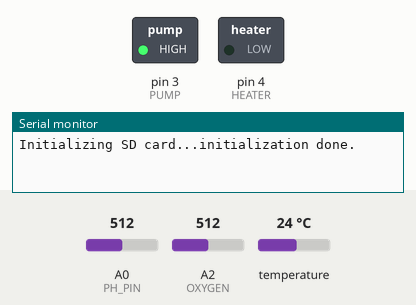
Simulated run of this sketch. Board: Arduino Uno, built with avr-gcc and run on an emulated ATmega328P. On the bench: switched loads named in the sketch (green lamp = pin HIGH), the last lines printed to the serial monitor. The test bench sets the inputs (shaded band); at power-on: A0 (PH_PIN) = 512, A2 (OXYGEN) = 512, temperature 24 °C. The local clock reads 2024-03-15 10:24:30 at power-on unless the sketch sets it; storage starts empty.

Above: at 0.4 s.
At 5.8 s:
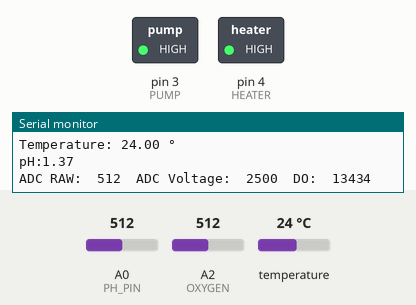
Timing chart, 0 to 15.4 s (numbered marks = the images above):
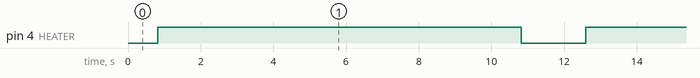

The sketch:

Lab_Adaptable_Bioreactor.ino
```cpp
//# Lab-Adaptable-Bioreactor
//By Mackenzie Sampson
//iGEM 2020 Calgary

//This code is for an automated airlift bioreactor.

//This code was designed with an airlift bioreactor that is capable of sensing dissolved Oxygen, pH, and Temperature.
//While also regulating temperature and dissolved oxygen with a heater and pump.

//Components list is as follows:

//Arduino Uno
//Geekstory Micro SD Card Module
//Alertseal 32Gb Micro SD Card
//Tongling 2-Channel Relay
//KeeYees LM2596 Step-Down Buck Converter
//12V 5A AC to DC Transformer
//Gikfun DS1820 Temperature Sensor
//Immersion Water Heater 1000 Watt
//Gravity: Analog pH Sensor Pro
//Gravity: Analog Dissolved O2 Sensor
//Ecoplus 728450 Air Pump 3000L/H

//Please refer to DFRobots website for more information regarding the Gravity:
//Analog pH Sensor Pro and the Gravity: Analog Dissolved O2 Sensor.
//
//
//Visit https://2020.igem.org/Team:Calgary/Bioreactor to learn more about this project
//
//
//Operation instructions
//
//
//pH meter calibraition - At about once per month, it is recommended that the pH meter be calibrated

    //Steps are as follows:
      //1. Input ENTER command in the serial monitor to enter the calibration mode.
      //
      //2. Input CAL commands in the serial monitor to start the calibration. The program will automatically
      //   identify which of the two standard buffer solutions is present: either 4.0 and 7.0 In this step, the
      //   standard buffer solution of 4.0 will be identified.
      //
      //3. After the calibration, input the EXIT command in the serial monitor to save the relevant parameters
      //   and exit the calibration mode. Note: Only after inputing EXIT command in the serial monitor can the
      //   relevant parameters be saved.

//Dissolved oxygen sensor calibration - for first time use or once a month, it must be calibrated and cap
//refilled with NAOH at this time

    //single point callibration - easier
      //1. Prepare the probe
      //
      //2. Wet the probe in pure water and shake off excess water drops
      //
      //3. Expose the probe to the air and maintain proper air flow (do not use a fan to blow)
      //
      //4. After the output voltage is stable, record the voltage, which is the saturated dissolved oxygen voltage
      //   at the current temperature

    //two-point callibration - more precise
      //1. Prepare two cups of purified water, put one cup in the refrigerator, and one cup to warm up
      //   (Do not exceed 40°C, otherwise the probe may be damaged.)
      //
      //2. Use one of the following methods to make saturated oxygen water.
      //    A: Use a stirrer or an eggbeater to continuously stir for 10 minutes to saturate the dissolved oxygen.
      //    B: Use an air pump to continuously inflate the water for 10 minutes to saturate the dissolved oxygen.
      //
      //3. Stop stirring or pumping, and put the probe after the bubbles disappear.
      //
      //4. After placing the probe, keep stirring slowly while avoiding any bubbles.
      //
      //5. After the output voltage stable, record the temperature and voltage.
      //
      //6. Perform the same operation on another glass of water. Measure and record the temperature and voltage.


#include <Arduino.h>

#include <SPI.h> //SPI communication between the arduino and the SD card
#include <SD.h> //SD card library
#include <EEPROM.h> //reading and writing to storage library

#include <Wire.h> //I2C communication between the arduino and the Real Time Clock library
#include <Sodaq_DS3231.h> //Real Time Clock library

#include <DallasTemperature.h> //temperature sensor library
#include <OneWire.h> //temperature sensor library by Jim Studt

#include <DFRobot_PH.h> //pH sensor library


//set up file for SD card
    File reactor_data;
    DateTime now;

//initialize time stamps
    int newHour = 0;
    int oldHour = 0;


///Arduino Pins
    #define PUMP 3 //Electrical outlet - attached to relay - Air pump
    #define HEATER 4 //Heating element attached to relay
    #define TEMPERATURE 6 //Temperature sensor
    #define SD_CARD 10 //CS
    #define OXYGEN A2 //Dissolved oxygen sensor -analog
    #define PH_PIN A0 // pH sensor - analog


//Temperature
    // Create a new instance of the oneWire class to communicate with any OneWire device:
    OneWire oneWire(TEMPERATURE);
    // Pass the oneWire reference to DallasTemperature library:
    DallasTemperature sensors(&oneWire);

    int temperature_c = 0;

//pH meter
    float voltage;
    float ph_value;
    DFRobot_PH pH;

//Dissolved oxygen sensor. Use this code if this is the first time using the sensor
    int dissolved_oxygen = 0;

    #define VREF 5000    //VREF (mv)
    #define ADC_RES 1024 //ADC Resolution

    //Single-point calibration Mode=0
    //Two-point calibration Mode=1
    #define TWO_POINT_CALIBRATION 0

    //Single point calibration needs to be filled CAL1_V and CAL1_T
    #define CAL1_V (1600) //mv
    #define CAL1_T (25)   //℃

    //Two-point calibration needs to be filled CAL2_V and CAL2_T
    //CAL1 High temperature point, CAL2 Low temperature point
    #define CAL2_V (1300) //mv
    #define CAL2_T (15)   //℃

    const uint16_t DO_Table[41] = {
        14460, 14220, 13820, 13440, 13090, 12740, 12420, 12110, 11810, 11530,
        11260, 11010, 10770, 10530, 10300, 10080, 9860, 9660, 9460, 9270,
        9080, 8900, 8730, 8570, 8410, 8250, 8110, 7960, 7820, 7690,
        7560, 7430, 7300, 7180, 7070, 6950, 6840, 6730, 6630, 6530, 6410};

    uint8_t Temperaturet;
    uint16_t ADC_Raw;
    uint16_t ADC_Voltage;
    uint16_t DO;

    int16_t readDO(uint32_t voltage_mv, uint8_t temperature_c)
    {
    #if TWO_POINT_CALIBRATION == 0
      uint16_t V_saturation = (uint32_t)CAL1_V + (uint32_t)35 * temperature_c - (uint32_t)CAL1_T * 35;
      return (voltage_mv * DO_Table[temperature_c] / V_saturation);
    #else
      uint16_t V_saturation = (int16_t)((int8_t)temperature_c - CAL2_T) * ((uint16_t)CAL1_V - CAL2_V) / ((uint8_t)CAL1_T - CAL2_T) + CAL2_V;
      return (voltage_mv * DO_Table[temperature_c] / V_saturation);
    #endif
    }

void setup() {

  Wire.begin();
  rtc.begin();
  Serial.begin(9600);
  sensors.begin(); //temperature sensor
  pH.begin();//pH sensor


//
//Set up pins
//
    pinMode(TEMPERATURE, INPUT_PULLUP);//The digital pin for the temperature sensor requires a resistor, this pulls one up from the board

    pinMode(PUMP, OUTPUT); //relay
    digitalWrite(PUMP, HIGH); //keeps pump on unless otherwise called

    pinMode(HEATER, OUTPUT); //relay
    digitalWrite(HEATER, LOW); //keeps heater off unless otherwise called


//
//Set up SD card
//
    Serial.print("Initializing SD card...");
    if (!SD.begin(SD_CARD)) {
    Serial.println("initialization failed!");
    while (1);
    }
    Serial.println("initialization done.");

    reactor_data = SD.open("Bioreactor_Data.txt", FILE_WRITE);

    now = rtc.now();
    oldHour = now.hour();

}

void loop() {

//
//Run temperature
//
    //Communicate with sensor to get reading
    sensors.requestTemperatures();
    //Fetch the temperature in degrees Celsius for device index
    float temperature_c = sensors.getTempCByIndex(0); //the index 0 refers to the first device

    Serial.print("Temperature: ");
    Serial.print(temperature_c);
    Serial.println(" \xC2\xB0"); //shows degree symbol

//
//Run pH meter
//
    voltage = analogRead(PH_PIN)/1024.0*5000;  // read the voltage

    ph_value = pH.readPH(voltage,temperature_c);  // convert voltage to pH with temperature compensation

    Serial.print("pH:");
    Serial.println(ph_value,2);

    pH.calibration(voltage,temperature_c);  // calibration process by serial CMD

//
//Run dissolved oxygen sensor
//

    ADC_Raw = analogRead(OXYGEN);
    ADC_Voltage = uint32_t(VREF) * ADC_Raw / ADC_RES;
    dissolved_oxygen = readDO(ADC_Voltage, temperature_c);

    Serial.print("ADC RAW:\t" + String(ADC_Raw) + "\t");
    Serial.print("ADC Voltage:\t" + String(ADC_Voltage) + "\t");
    Serial.println("DO:\t" + String(readDO(ADC_Voltage, temperature_c)) + "\t");

//
//Run data save
//
    now = rtc.now();
    newHour = now.hour();
    if (oldHour != newHour) {
    save_data();
    oldHour = newHour;
    }

////////////////////////////////////////////////////////////////////////////////////////
///////////////////                  Run automation                  ///////////////////
////////////////////////////////////////////////////////////////////////////////////////

    //Modify this code to suit your reactor conditions

    ////////TEMPERATURE SET////////
    if (temperature_c < 25){ //<------Change this to maintain a desired temperature or comment out if no temperature regulation is required
      digitalWrite(HEATER, HIGH); //turns it on
      delay(10000); //this is 10 seconds
      digitalWrite(HEATER,LOW);
    }
    else{
      digitalWrite(HEATER, LOW);

    }

    ///////DISSOLVED OXYGEN SET//////
//    if (dissolved_oxygen > 5000){ //<--- Change this to maintain a desired oxygenation level
//      digitalWrite(PUMP, LOW);

//    else {
//      digitalWrite(PUMP,HIGH);

////////////////////////////////////////////////////////////////////////////////////////
///////////////////                  Run automation                  ///////////////////
////////////////////////////////////////////////////////////////////////////////////////

    delay(1000);
}

//save all the data to the SD card
void save_data(){

   reactor_data = SD.open("Bioreactor_Data.txt", FILE_WRITE);
   now = rtc.now();

    reactor_data.print(now.hour());
    reactor_data.print(":");
    reactor_data.print(now.minute());
    reactor_data.print(",");
    reactor_data.print(dissolved_oxygen);
    reactor_data.print(",");
    reactor_data.print(ph_value);
    reactor_data.print(",");
    reactor_data.println(temperature_c);
    reactor_data.close();

}
```

Measured:
- by itself, pin 4 (HEATER): alternates HIGH for 10.0 s and LOW for 1.8 s
